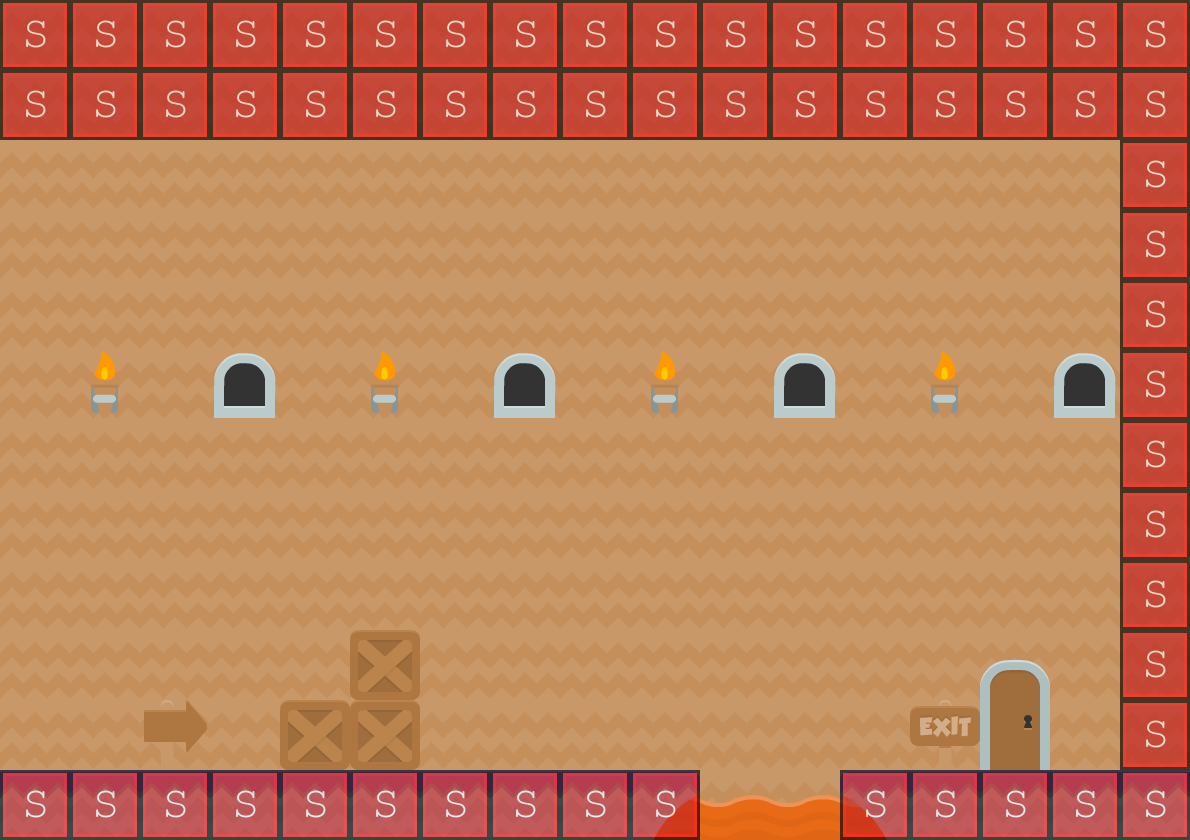

Rendered tile map (Tiled .tmx) drawn with the repository's tilesets; below, a short description and the map source with its tile grids summarised:
An orthogonal 17x12 tile map with 70x70 px tiles, 5 tile layers (background3, background2, background1, collision, ...), 2 tilesets and 1 object (levelTrigger).

<map version="1.0" orientation="orthogonal" renderorder="right-down" width="17" height="12" tilewidth="70" tileheight="70" backgroundcolor="#aa0000">
 <properties>
  <property name="xSpawn" value="400" />
  <property name="ySpawn" value="0" />
 </properties>
 <tileset firstgid="1" name="background-tiles" tilewidth="70" tileheight="70">
  <image source="../img/background-tiles.png" width="910" height="910" />
 </tileset>
 <tileset firstgid="170" name="meta-tiles" tilewidth="70" tileheight="70">
  <image source="../img/meta-tiles.png" width="350" height="70" />
  <tile id="1">
   <properties>
    <property name="type" value="lslope" />
   </properties>
  </tile>
  <tile id="4">
   <properties>
    <property name="type" value="solid" />
   </properties>
  </tile>
 </tileset>
 <layer name="background3" width="17" height="12">
  <data>[204 cells, 153 non-empty, 1 distinct tile ids]</data>
 </layer>
 <layer name="background2" width="17" height="12">
  <data>[204 cells, 13 non-empty, 2 distinct tile ids]</data>
 </layer>
 <layer name="background1" width="17" height="12">
  <data>[204 cells, 77 non-empty, 9 distinct tile ids]</data>
 </layer>
 <layer name="collision" width="17" height="12" opacity="0.66">
  <data>[204 cells, 58 non-empty, 1 distinct tile ids]</data>
 </layer>
 <objectgroup name="trigger-entities">
  <object name="levelTrigger" x="978" y="630" width="68" height="140">
   <properties>
    <property name="level" value="DanielLevel02" />
   </properties>
  </object>
 </objectgroup>
 <layer name="foreground1" width="17" height="12">
  <data>[204 cells, 4 non-empty, 2 distinct tile ids]</data>
 </layer>
</map>
